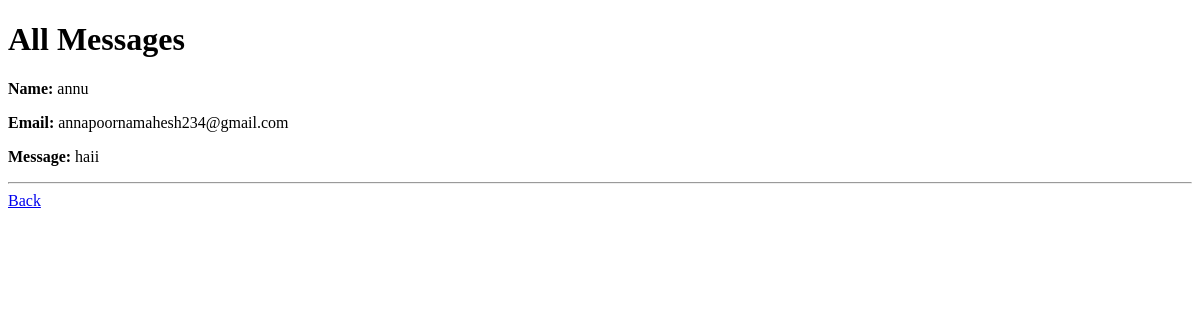
The app's page /messages, older data.
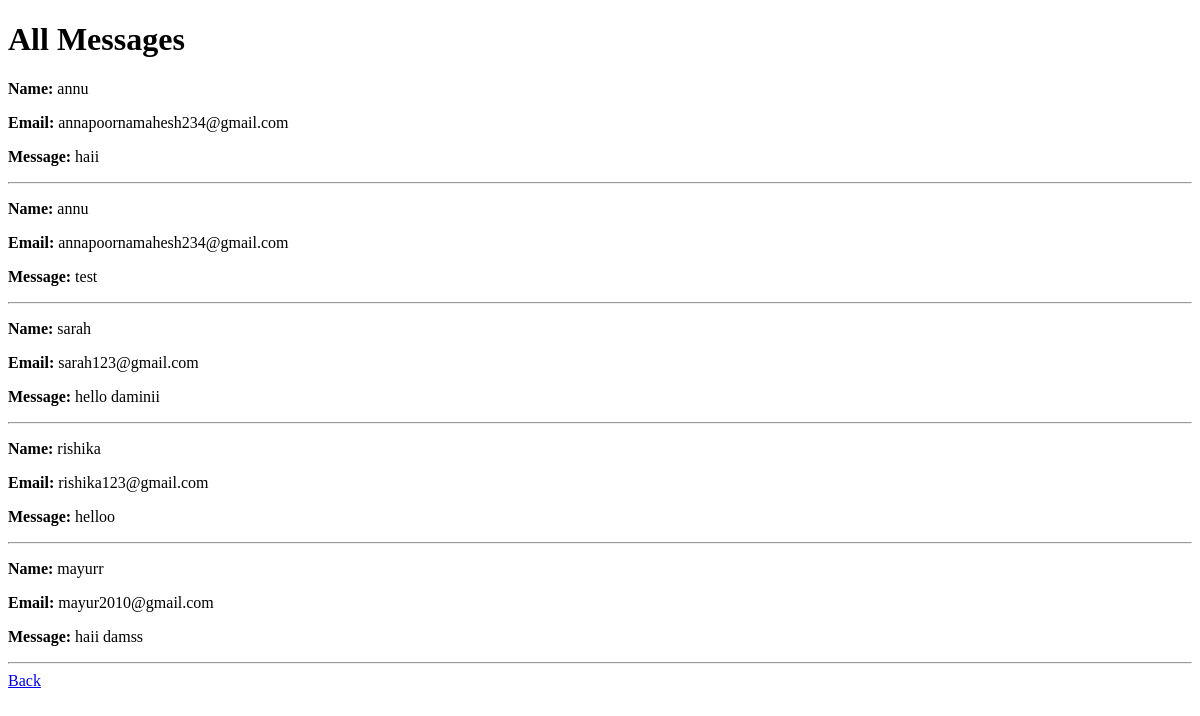
The same page, newer data.
### tables this page shows
CREATE TABLE messages (
            id INTEGER PRIMARY KEY AUTOINCREMENT,
            name TEXT,
            email TEXT,
            message TEXT
        );

### app.py (the view)
@app.route('/messages')
def messages():
    conn = sqlite3.connect('messages.db')
    cur = conn.cursor()
    cur.execute("SELECT * FROM messages")
    data = cur.fetchall()
    conn.close()
    return render_template('messages.html', data=data)

### templates/messages.html (shortened to what this page needs)
<!DOCTYPE html>
<html>
<head>
</head>
<body>
<h1>All Messages</h1>
{% for msg in data %}
<div>
    <p><b>Name:</b> {{ msg[1] }}</p>
    <p><b>Email:</b> {{ msg[2] }}</p>
    <p><b>Message:</b> {{ msg[3] }}</p>
    <hr>
</div>
{% endfor %}
<a href="/">Back</a>
</body>
</html>

Row changes from the older to the newer data that the page shows:
added messages: name "annu", email "annapoornamahesh234@gmail.com", message "test"
added messages: name "sarah", email "sarah123@gmail.com", message "hello daminii"
added messages: name "rishika", email "rishika123@gmail.com", message "helloo"
added messages: name "mayurr", email "mayur2010@gmail.com", message "haii damss"
